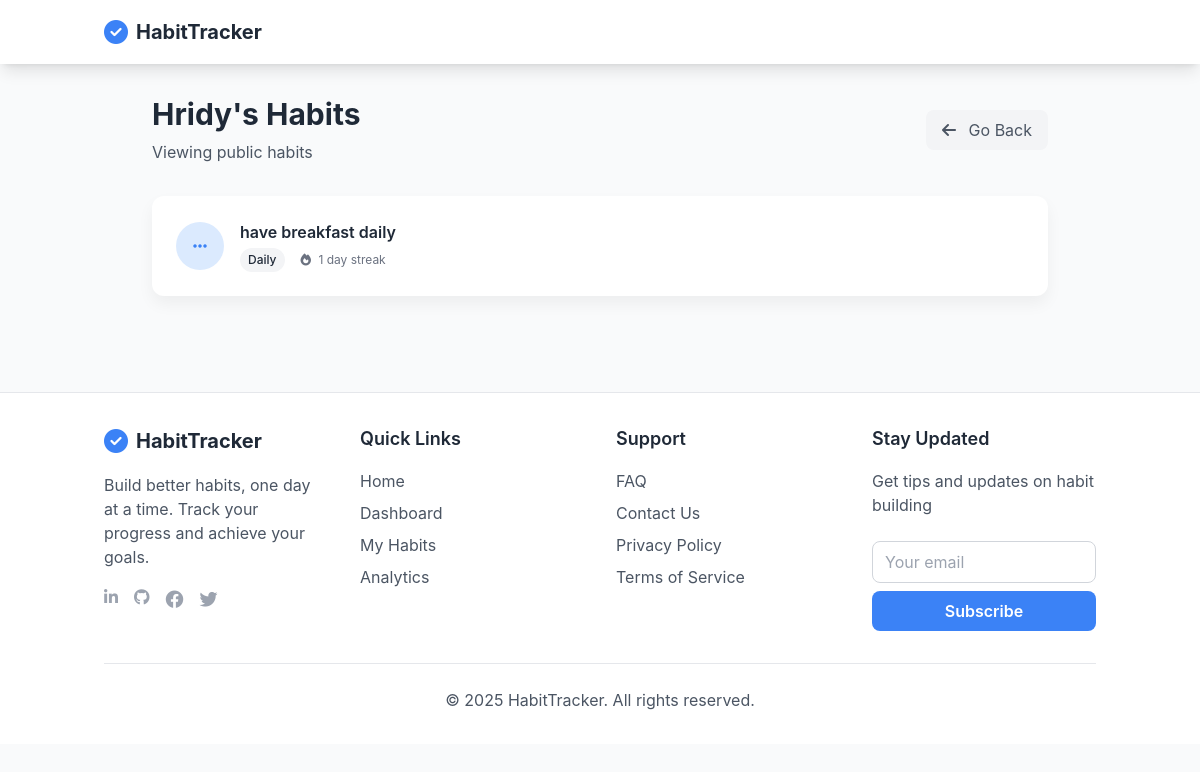
The page /user-habits.php?user_id=3 (signed in) on the database its author committed.
### tables this page shows
CREATE TABLE `users` (
  `id` int(11) NOT NULL,
  `username` varchar(50) NOT NULL,
  `email` varchar(100) NOT NULL,
  `password_hash` varchar(255) NOT NULL,
  `created_at` timestamp NOT NULL DEFAULT current_timestamp()
);

CREATE TABLE `habits` (
  `id` int(11) NOT NULL,
  `user_id` int(11) NOT NULL,
  `name` varchar(255) NOT NULL,
  `description` text DEFAULT NULL,
  `frequency` enum('daily','weekly','custom') NOT NULL,
  `custom_days` varchar(20) DEFAULT NULL,
  `start_date` date NOT NULL,
  `end_date` date DEFAULT NULL,
  `created_at` timestamp NOT NULL DEFAULT current_timestamp(),
  `category` enum('health','productivity','learning','fitness','others') DEFAULT 'health',
  `is_public` tinyint(1) DEFAULT 0,
  `is_visible_to_group` tinyint(1) DEFAULT 0
);

### user-habits.php (the view, shortened to what this page needs)
<?php
require_once 'config.php';
$viewed_user_id = $_GET['user_id'] ?? 0;
$stmt = $pdo->prepare("SELECT username, email FROM users WHERE id = ?");
$stmt->execute([$viewed_user_id]);
$viewed_user = $stmt->fetch();
$stmt = $pdo->prepare("
    SELECT h.*,
           (SELECT current_streak FROM user_streaks WHERE habit_id = h.id) as current_streak
    FROM habits h
    WHERE h.user_id = ? AND (h.is_public = 1 OR h.is_visible_to_group = 1)
    ORDER BY h.created_at DESC
");
$stmt->execute([$viewed_user_id]);
$habits = $stmt->fetchAll();
require_once 'header.php';
?>
<div class="max-w-4xl mx-auto">
    <div class="flex items-center justify-between mb-8">
        <div>
            <h1 class="text-3xl font-bold text-gray-800 mb-2">
                <?php echo htmlspecialchars($viewed_user['username']); ?>'s Habits
            </h1>
            <p class="text-gray-600">Viewing public habits</p>
        </div>
        <a href="javascript:history.back()" class="bg-gray-100 text-gray-600 px-4 py-2 rounded-lg hover:bg-gray-200 transition">
            <i class="fas fa-arrow-left mr-2"></i> Go Back
        </a>
    </div>
    <div class="grid grid-cols-1 gap-6">
        <?php if (empty($habits)): ?>
            <div class="app-card p-8 text-center">
                <i class="fas fa-list-check text-4xl text-gray-300 mb-4"></i>
                <h3 class="text-xl font-semibold text-gray-700 mb-2">No public habits</h3>
                <p class="text-gray-500">This user hasn't made any habits public yet</p>
            </div>
        <?php else: ?>
            <?php foreach ($habits as $habit): ?>
                <div class="app-card p-6">
                    <div class="flex items-center justify-between">
                        <div class="flex items-center space-x-4">
                            <div class="w-12 h-12 bg-blue-100 rounded-full flex items-center justify-center">
                                <i class="fas fa-ellipsis-h text-blue-500"></i>
                            </div>
                            <div>
                                <h3 class="font-semibold text-gray-800"><?php echo htmlspecialchars($habit['name']); ?></h3>
                                <div class="flex items-center space-x-4 mt-1">
                                    <span class="text-xs font-medium px-2 py-1 rounded-full bg-gray-100 text-gray-800">
                                        <?php echo ucfirst($habit['frequency']); ?>
                                    </span>
                                    <span class="text-xs text-gray-500">
                                        <i class="fas fa-fire mr-1"></i>
                                        <?php echo $habit['current_streak'] ?? 0; ?> day streak
                                    </span>
                                </div>
                            </div>
                        </div>
                    </div>
                </div>
            <?php endforeach; ?>
        <?php endif; ?>
    </div>
</div>
<?php require_once 'footer.php'; ?>

### css/style.css (style rules this page uses)
body { background-color: #f0f4f8; font-family: 'Inter', -apple-system, BlinkMacSystemFont, 'Segoe UI', Roboto, sans-serif; color: #7f8c8d; }
.app-card { background-color: #ffffff; border-radius: 12px; box-shadow: 0 8px 16px rgba(0,0,0,0.05); transition: transform 0.2s ease, box-shadow 0.2s ease; }
:root { --primary-color: #4a90e2; --success-color: #2ecc71; --danger-color: #e74c3c; --warning-color: #f1c40f; --border-radius: 12px; }

### rows shown on the page
users: username "Hridy"
habits: name "have breakfast daily", frequency "Daily", current_streak "1"
